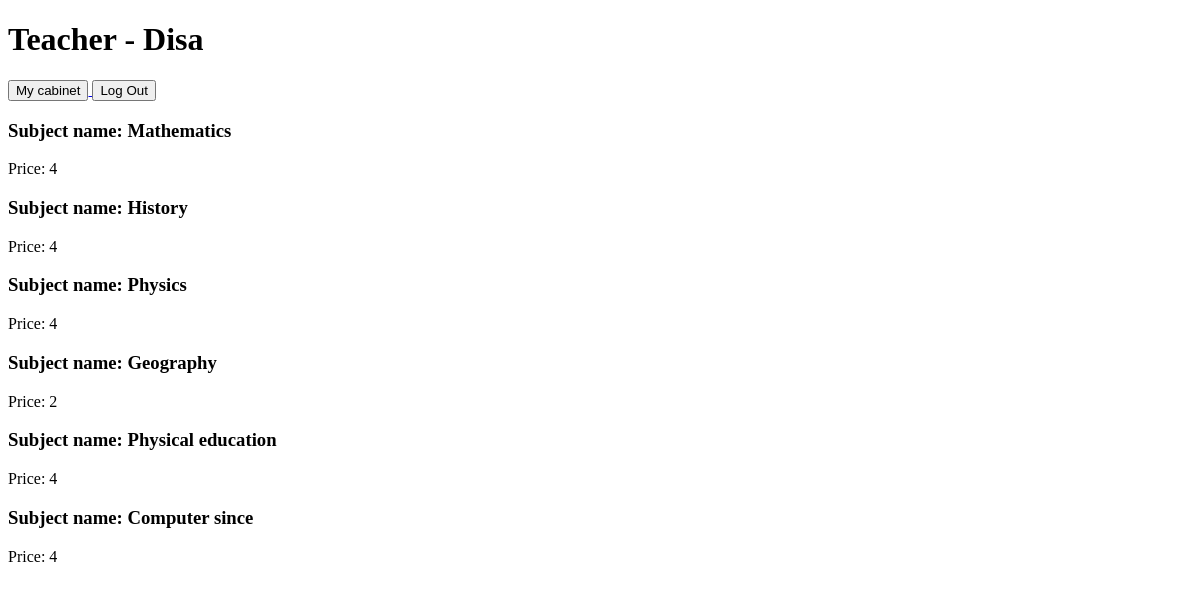
The app's page / (signed in), older data.
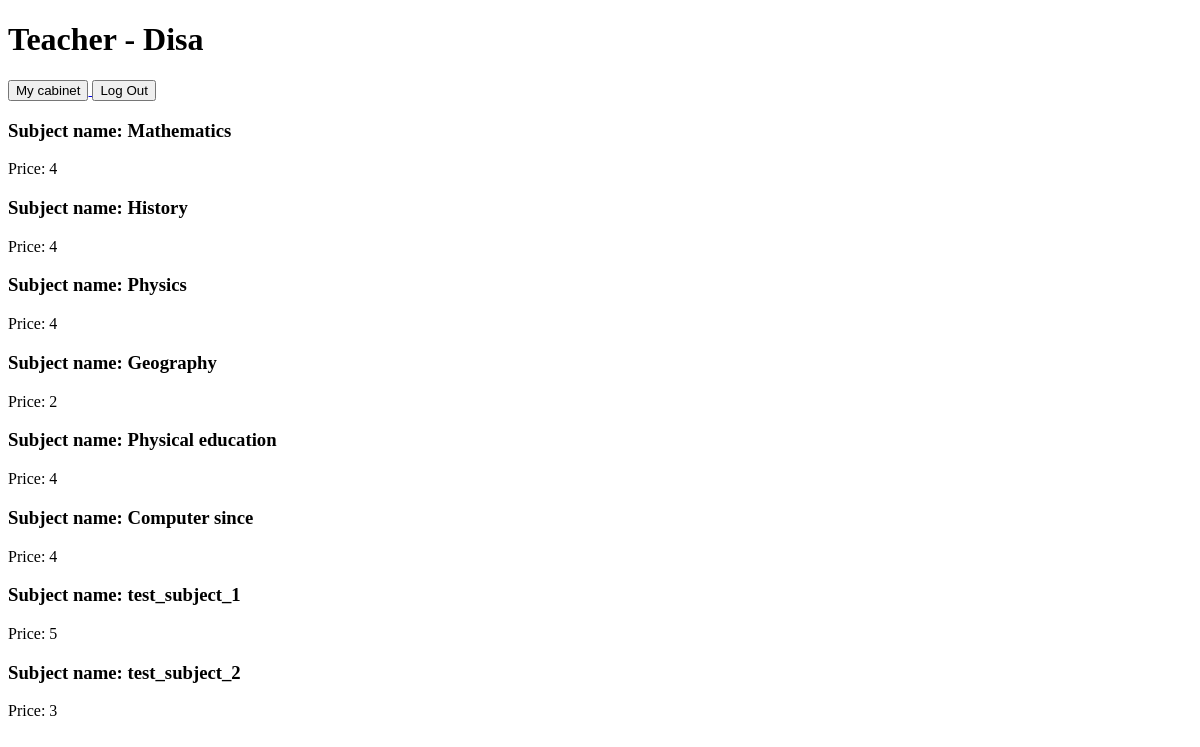
The same page, newer data.
### e_journal_app/models.py (models this page shows, shortened)
class Subject(models.Model):
    title = models.CharField(max_length=50, null=False, blank=False)
    price = models.PositiveSmallIntegerField()

### e_journal_app/views.py (the view)
# urls.py: path('', homeView, name='home'),
def homeView(request):
    thisUser = request.user
    subjects = Subject.objects.all() # get data from table Subject
    try:
        thisStudent = Student.objects.get(user_id=thisUser) # Get data from table Student
        thisUserType = 'Student'
    except:
        thisUserType = 'Teacher'
    return render(request,
                  template_name='home.html',
                  context={
                      'type': thisUserType,
                      'subjects': subjects
                  }) # context - datas to show on template

### templates/home.html (shortened to what this page needs)
<!DOCTYPE html>
<html lang="en">
<head>
</head>
<body>
    {% if user.is_authenticated %}
        <h1>{{ type }} - {{ user.username }}</h1>
        <a href="{% url 'student_cabinet' %}">
            <button>
                My cabinet
            </button>
        </a>
        <a href="{% url 'logout' %}">
            <button>
                Log Out
            </button>
        </a>
        {% for subject in subjects %}
            <h3>Subject name: {{ subject.title }}</h3>
            <p>Price: {{ subject.price }}</p>
        {% endfor %}
    {% endif %}
</body>
</html>

Row changes from the older to the newer data that the page shows:
added Subject: title "test_subject_1", price "5"
added Subject: title "test_subject_2", price "3"
